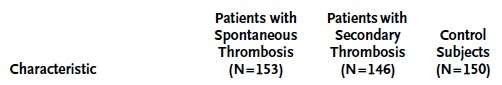
#> input picture a1.jpg, 502 x 85 px
$ jupyter execute --allow-errors Sprint_4.1.ipynb
#> lines starting #> are read from the running program, lines starting #| are printed output that depends on the picture
[cell 1]
import pytesseract
from pytesseract import Output
import cv2
from PIL import Image
import numpy as np
import matplotlib.pyplot as plt

[cell 2]
def grayscale_plot(filepath):
#> called with filepath = 'a1.jpg'
    img = Image.open(filepath).convert('L')
    WIDTH, HEIGHT = img.size
#> WIDTH = 502; HEIGHT = 85
    #print("1:::",WIDTH,HEIGHT,":::1")
    pix = img.load()
    #print("1:::",pix,":::1")
    data = np.asarray(img.getdata())
    #print("1:::",data,":::1")
    data = data.reshape((HEIGHT,WIDTH))
    #print("1:::",data,":::1")
    fig,ax = plt.subplots()
    reduced_data = data.mean(axis=0)
#> reduced_data = 502 values, max 255 at index 104, min 172.6 at index 348, mean 234
    #print("1:::",reduced_data,":::1")
    ax.plot(reduced_data)
    plt.show()
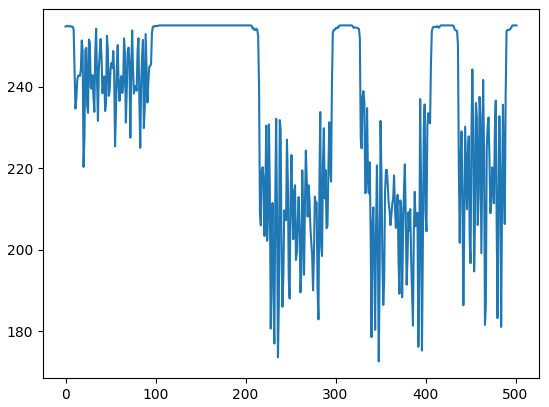
#> figure drawn by matplotlib, 1 panel; curve peaks at x = 104, y = 255
    plt.imshow(img)
    return reduced_data,WIDTH,HEIGHT

def c_sep_size1(reduced_data,WIDTH):
    p=[]
    c_sep=[]
    c_sep1=[]
    c_sep_size=[]
    for i in range(11,len(reduced_data)-10):
        if(reduced_data[i-3]==255. and reduced_data[i+3]==255.):
            p.append(i)
    for a in range(len(p)-1):
        if(p[a+1]-p[a]>30):
            c_sep.append(p[a])
    c_sep.append(p[-1])

    for i in range(0,len(c_sep)-1):
        if(c_sep[i+1]-c_sep[i]!=1):
            c_sep1.append(c_sep[i])
    c_sep1.append(c_sep[-1])
    c_sep1.append(WIDTH)
    c_sep_size.append(c_sep1[0])
    for i in range(len(c_sep1)-1):
        c_sep_size.append(c_sep1[i+1]-c_sep1[i])
    #c_sep_size.append(c_sep[-1]-c_sep1[-1])
    return c_sep,c_sep1,c_sep_size

[cell 3]
filepath="a1.jpg"
rd,w,h=grayscale_plot(filepath)
#> rd has the same summary as reduced_data in grayscale_plot; w = 502; h = 85

[cell 4]
c_sep,c_sep1,c_sep_size =c_sep_size1(rd,w)
#> after the loop in c_sep_size1, `for i in range(11,len(reduced_data)-10):`: p = 113 values from 107 to 427
#> the loop in c_sep_size1, `for a in range(len(p)-1):` made 112 passes
#> after the loop in c_sep_size1, `for a in range(len(p)-1):`: c_sep = [203, 315]
#> the loop in c_sep_size1, `for i in range(0,len(c_sep)-1):` made 2 passes
#> the loop in c_sep_size1, `for i in range(len(c_sep1)-1):` made 3 passes
#> after the loop in c_sep_size1, `for i in range(len(c_sep1)-1):`: c_sep_size = [203, 112, 112, 75]
#> c_sep = [203, 315, 427]; c_sep1 = [203, 315, 427, 502]; c_sep_size = [203, 112, 112, 75]

[cell 5]
print(c_sep,c_sep1,c_sep_size)
#| [203, 315, 427] [203, 315, 427, 502] [203, 112, 112, 75]

[cell 6]
img = cv2.imread(filepath)
#> img: shape (85, 502, 3)
#> (the rest of this cell did not finish here and is left out)

[cell 7]
left=[]
top=[]
width=[]
height=[]
total_ln=[]
jkl=[]
lpk=[]
#> (the rest of this cell did not finish here and is left out)

[cell 8]
lss=[]
res1 = {i:[left[i],x_max[i], abs(left[i+1]-x_max[i]),bboxtxt_list[i]] for i in range(len(left)-1)}
#res1.append(bboxtxt_list[-1])
od = {k: v for k, v in sorted(res1.items(), key=lambda item: item[1][1])}
for j in od.values():
    lss.append(j)

res2 = {i:lss[i] for i in range(len(lss))}

[cell 9]
res2

[cell 10]
c_sep
#> Out = [203, 315, 427]

[cell 11]
final_op={}
q=0
m=[]
x=0
for j in range(len(c_sep)):
    for i in res2.values():
        if(i[1]<c_sep[j] and i[1]>x):
            m.append(i[3])
    x=c_sep[j]
    final_op[q]=m
    m=[]
    q+=1
#> this loop made 3 passes
#> x on passes 1 to 3: 203, 315, 427
#> after the loop, final_op = {0: [], 1: [], 2: []}; q = 3

final_op
#> Out = {0: [], 1: [], 2: []}


$ run again, with a.jpg copied over a1.jpg
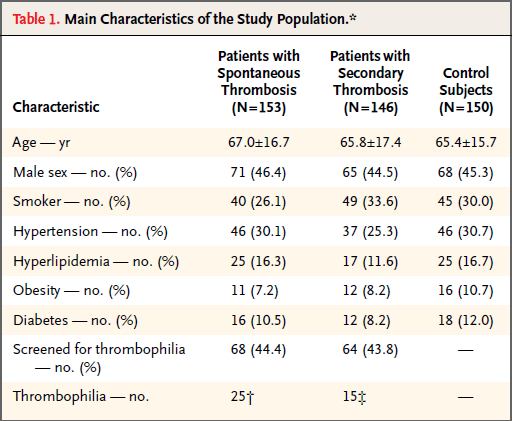
#> input picture a.jpg, 512 x 421 px
#> in grayscale_plot, `data = data.reshape((HEIGHT,WIDTH))`:
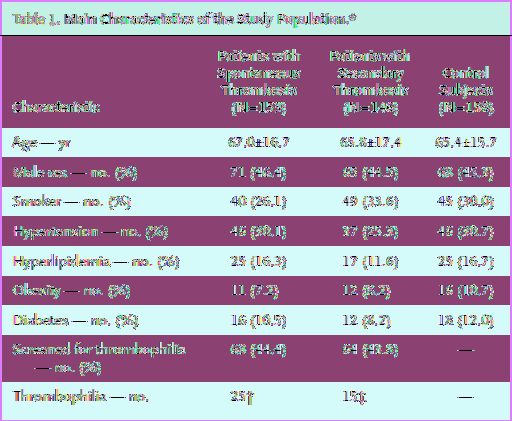
#> data: shape (421, 512) int64; 166 distinct labels, from 0 to 255; one colour per label, 0 black
#> reduced_data = 512 values, max 249.4 at index 2, min 99.76 at index 0, mean 235.2
#> in grayscale_plot, `plt.show()`:
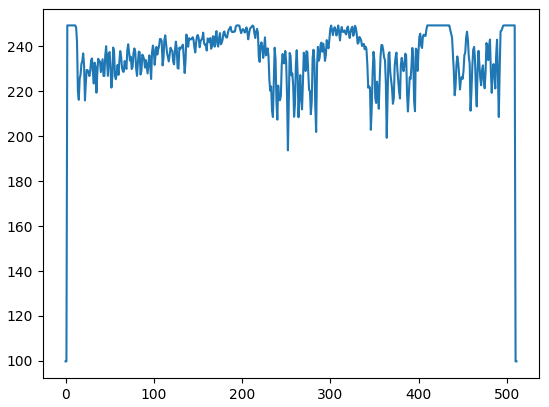
#> figure drawn by matplotlib, 1 panel; curve peaks at x = 2, y = 249.4
#> rd has the same summary as reduced_data in grayscale_plot; w = 512; h = 421
#> after the loop in c_sep_size1, `for i in range(11,len(reduced_data)-10):`: p = []

$ run again, with b1.jpg copied over a1.jpg
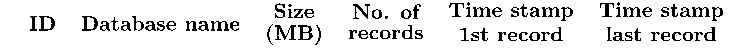
#> input picture b1.jpg, 751 x 56 px
#> in grayscale_plot, img is the input picture: PIL image 751x56 L; min 0, max 255, mean 231.2
#> reduced_data = 751 values, max 255 at index 0, min 127.4 at index 608, mean 231.2
#> in grayscale_plot, `plt.show()`:
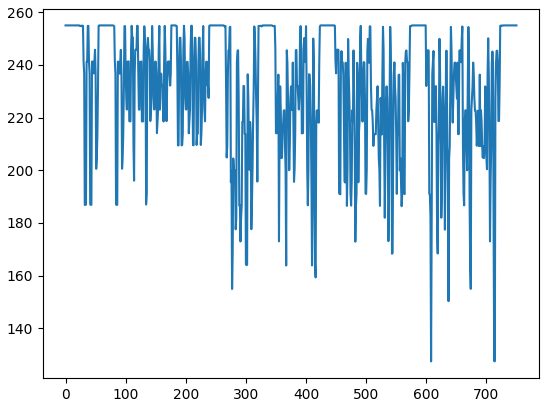
#> figure drawn by matplotlib, 1 panel; curve peaks at x = 0, y = 255
#> rd has the same summary as reduced_data in grayscale_plot; w = 751; h = 56
#> after the loop in c_sep_size1, `for i in range(11,len(reduced_data)-10):`: p = 104 values from 11 to 740
#> the loop in c_sep_size1, `for a in range(len(p)-1):` made 103 passes
#> after the loop in c_sep_size1, `for a in range(len(p)-1):`: c_sep = [20, 76, 180, 260, 340, 444, 596]
#> the loop in c_sep_size1, `for i in range(0,len(c_sep)-1):` made 7 passes
#> the loop in c_sep_size1, `for i in range(len(c_sep1)-1):` made 8 passes
#> after the loop in c_sep_size1, `for i in range(len(c_sep1)-1):`: c_sep_size = [20, 56, 104, 80, 80, 104, 152, 144, 11]
#> `c_sep,c_sep1,c_sep_size =c_sep_size1(rd,w)`: c_sep = [20, 76, 180, 260, 340, 444, 596, 740]; c_sep1 = [20, 76, 180, 260, 340, 444, 596, 740, 751]; c_sep_size = [20, 56, 104, 80, 80, 104, 152, 144, 11]
#| [20, 76, 180, 260, 340, 444, 596, 740] [20, 76, 180, 260, 340, 444, 596, 740, 751] [20, 56, 104, 80, 80, 104, 152, 144, 11]
#> img: shape (56, 751, 3)
#> `c_sep`: Out = [20, 76, 180, 260, 340, 444, 596, 740]
#> the loop `for j in range(len(c_sep)):` made 8 passes
#> x on passes 1 to 8: 20, 76, 180, 260, 340, 444, 596, 740
#> after the loop `for j in range(len(c_sep)):`: final_op = {0: [], 1: [], 2: [], 3: [], 4: [], 5: [], 6: [], 7: []}; q = 8
#> `final_op`: Out has the same summary as final_op

$ run again, with c1.jpg copied over a1.jpg
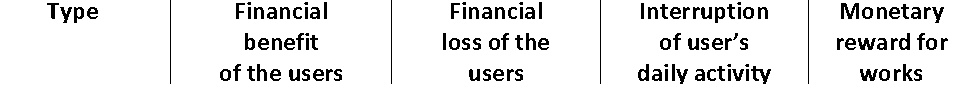
#> input picture c1.jpg, 966 x 92 px
#> in grayscale_plot, img is the input picture: PIL image 966x92 L; min 0, max 255, mean 232.4
#> reduced_data = 966 values, max 255 at index 0, min 22.16 at index 391, mean 232.4
#> in grayscale_plot, `plt.show()`:
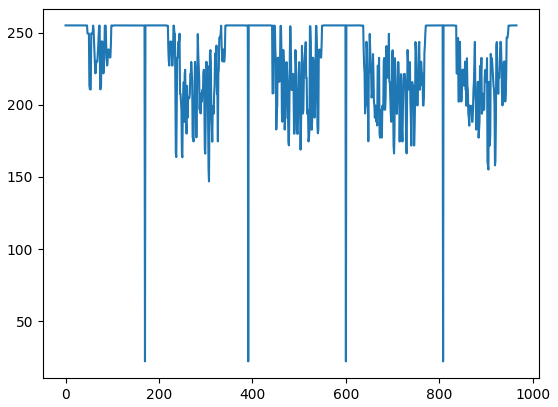
#> figure drawn by matplotlib, 1 panel; curve peaks at x = 0, y = 255
#> rd has the same summary as reduced_data in grayscale_plot; w = 966; h = 92
#> after the loop in c_sep_size1, `for i in range(11,len(reduced_data)-10):`: p = 291 values from 11 to 955
#> after the loop in c_sep_size1, `for a in range(len(p)-1):`: c_sep = [36, 212, 436, 628, 828]
#> the loop in c_sep_size1, `for i in range(0,len(c_sep)-1):` made 5 passes
#> the loop in c_sep_size1, `for i in range(len(c_sep1)-1):` made 6 passes
#> after the loop in c_sep_size1, `for i in range(len(c_sep1)-1):`: c_sep_size = [36, 176, 224, 192, 200, 127, 11]
#> `c_sep,c_sep1,c_sep_size =c_sep_size1(rd,w)`: c_sep = [36, 212, 436, 628, 828, 955]; c_sep1 = [36, 212, 436, 628, 828, 955, 966]; c_sep_size = [36, 176, 224, 192, 200, 127, 11]
#| [36, 212, 436, 628, 828, 955] [36, 212, 436, 628, 828, 955, 966] [36, 176, 224, 192, 200, 127, 11]
#> img: shape (92, 966, 3)
#> `c_sep`: Out = [36, 212, 436, 628, 828, 955]
#> the loop `for j in range(len(c_sep)):` made 6 passes
#> x on passes 1 to 6: 36, 212, 436, 628, 828, 955
#> after the loop `for j in range(len(c_sep)):`: final_op = {0: [], 1: [], 2: [], 3: [], 4: [], 5: []}; q = 6
#> `final_op`: Out = {0: [], 1: [], 2: [], 3: [], 4: [], 5: []}
